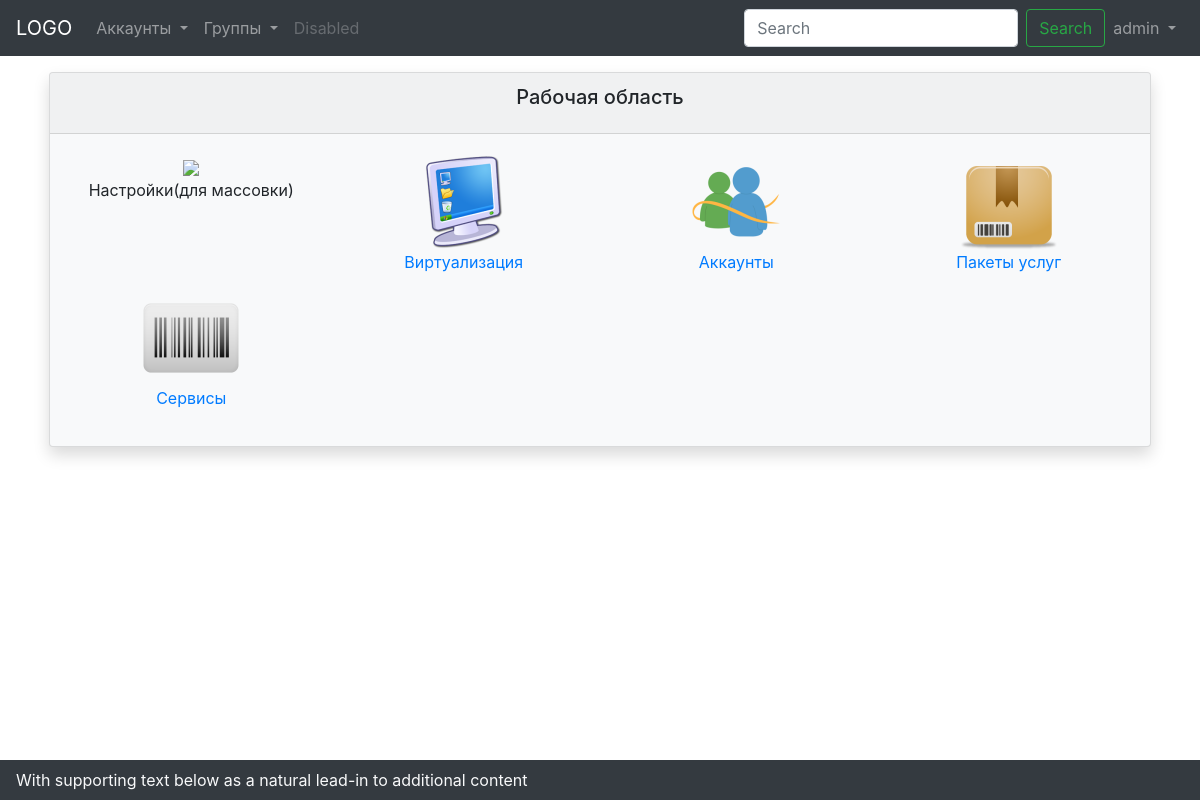
Screenshot of / (signed in) with the database file from the repository.
### core/models.py (models this page shows, shortened)
class Service(models.Model):
    model_error = None
    fk_permission = models.OneToOneField(
        Permission,
        on_delete=models.CASCADE, blank=True)
    name = models.CharField(max_length=50, verbose_name='Наименование')
    url_path = models.TextField(unique=True, blank=False, verbose_name='URI ресурса')  # !!!!
    shortcut_path = models.ImageField(verbose_name='Путь к ярлыку')
    is_service = models.BooleanField(default=True, verbose_name='Служебный')
    status = models.BooleanField(default=True, verbose_name='Статус')
    price = models.FloatField(blank=True, verbose_name='Цена')
    is_create = models.DateTimeField(auto_now_add=True, verbose_name='Дата создания')
    is_update = models.DateTimeField(auto_now=True, verbose_name='Дата модификации')

### core/views.py (the view)
# urls.py: path('', views.index, name='dashboard'),
@login_required(login_url=reverse_lazy('base_login'))
def index(request):
    page_context = {'page_title': 'Панель управления'}
    services = Service.objects.all()
    user = request.user
    if not (user.is_superuser or user.is_staff):
        customer = user.customer
        page_context['customer'] = customer
    shortcuts = set()
    for service in services:
        permission_name = service._meta.app_label + '.' + service.fk_permission.codename
        if user.has_perm(permission_name):
            shortcuts.add(service)
    page_context['shortcuts'] = shortcuts
    return render(request, "core/dashboard.html", page_context)

### core/templates/core/dashboard.html (shortened to what this page needs)
{% extends "core/index.html" %}
{% block content %}
<div class="container mb-4 mt-3">
    <div class="col mx-0 px-1">
      <div class="card bg-light shadow overflow-auto">
        <div class="card-header">
          <h5 class="card-title text-center">Рабочая область</h5>
        </div>
        <div class="card-body">
          <div class="row align-items-start">
            <div class="col col-sm-3 text-center">
              <img src="https://img.icons8.com/nolan/96/000000/settings.png">
              <p>Настройки(для массовки)</p>
            </div>
            {% for shortcut in shortcuts %}
            <div class="col col-sm-3 text-center">
              {% if not shortcut.is_service %}
              <a href="{% url shortcut.url_path %}">
              {% else %}
              <a href="{{ shortcut.url_path }}">
              {% endif %}
                <img src="{{ shortcut.shortcut_path.url }}" width="96px" height="96px">
                <p>{{ shortcut.name }}</p>
              </a>
            </div>
            {% endfor %}
          </div>
        </div>
      </div>
    </div>
  </div>
{% endblock content %}

### templates/menu.html (shortened to what this page needs)
{% block menu %}
<nav class="navbar navbar-expand-lg navbar-dark bg-dark">
    <a class="navbar-brand" href="{% url 'dashboard' %}">LOGO</a>
    {% if user.is_authenticated %}
    <div class="collapse navbar-collapse" id="navbarSupportedContent">
        <ul class="navbar-nav mr-auto">
            {% if user.is_staff or user.is_superuser %}
            <li class="nav-item dropdown">
                <a class="nav-link dropdown-toggle" href="#" id="accounts" role="button" data-toggle="dropdown"
                   aria-haspopup="true" aria-expanded="false">
                    Аккаунты
                </a>
            </li>
            <li class="nav-item dropdown">
                <a class="nav-link dropdown-toggle" href="#" id="group" role="button" data-toggle="dropdown"
                   aria-haspopup="true" aria-expanded="false">
                    Группы
                </a>
            </li>
            <li class="nav-item">
                <a class="nav-link disabled" href="#">Disabled</a>
            </li>
            {% endif %}
        </ul>
        <form class="menu-form form-inline my-3 my-lg-0">
            <input class="form-control mr-sm-2" type="search" placeholder="Search" aria-label="Search">
            <button class="btn btn-outline-success my-2 my-sm-0" type="submit">Search</button>
        </form>
        <ul class="navbar-nav w-10">
            <li class="nav-item dropdown">
                <a class="nav-link dropdown-toggle" href="#" id="navbarDropdown" role="button" data-toggle="dropdown"
                   aria-haspopup="true" aria-expanded="false">
                    {{ user.username }}
                </a>
            </li>
        </ul>
    </div>
    {% endif %}
</nav>
{% endblock menu %}

### rows the page displays
Service: shortcut_path (picture), name "Виртуализация"
Service: shortcut_path (picture), name "Аккаунты"
Service: shortcut_path (picture), name "Пакеты услуг"
Service: shortcut_path (picture), name "Сервисы"

### other values shown
{{ user.username }} "admin"
